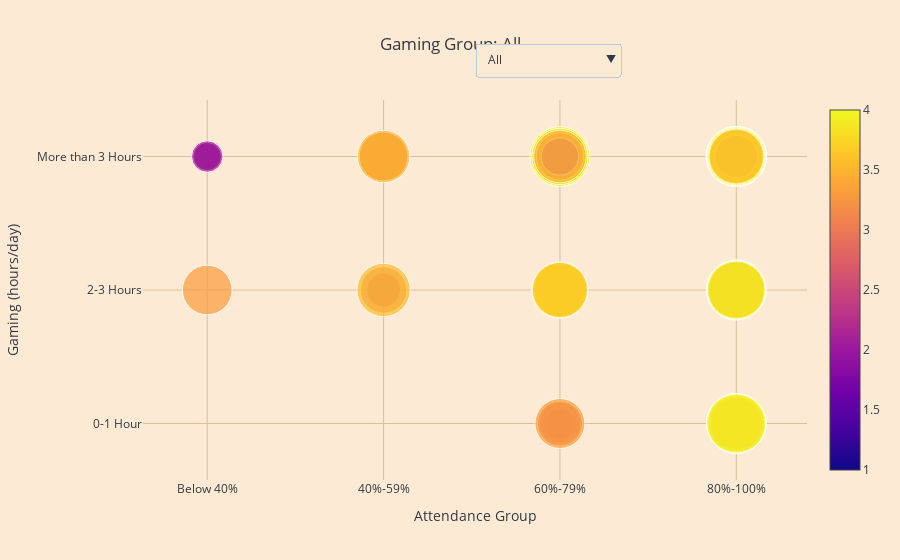

The notebook cell this image was saved under:
### Markdown cell above
### 3.2.3 Argument 3 voor perspectief 2: Lage aanwezigheid en veel gamen schaden studieprestaties

De bubble chart toont het verband tussen dagelijkse gametijd, schoolaanweziheid en cijfers (CGPA). Hieruit blijkt duidelijk dat meer gamen samenhangt met lagere studieprestaties.

### Code cell
%run InfoVisualisation6.ipynb

### Figure 1 — Plotly figure (JSON) as saved in the notebook; plotly's stock layout.template omitted (floating-point values rounded to 4 significant figures; data arrays with more than 128 entries replaced by an {"elided": "..."} marker saying what was removed)
{"data": [{"hoverinfo": "skip", "marker": {"color": {"elided": "493 float values"}, "colorscale": [[0, "#0d0887"], [0.1111, "#46039f"], [0.2222, "#7201a8"], [0.3333, "#9c179e"], [0.4444, "#bd3786"], [0.5556, "#d8576b"], [0.6667, "#ed7953"], [0.7778, "#fb9f3a"], [0.8889, "#fdca26"], [1, "#f0f921"]], "showscale": true, "size": {"elided": "493 float values"}}, "mode": "markers", "name": "All", "text": {"elided": "493 str values"}, "type": "scatter", "visible": true, "x": {"elided": "493 str values"}, "y": {"elided": "493 str values"}}, {"hoverinfo": "skip", "marker": {"color": {"elided": "302 float values"}, "colorscale": [[0, "#0d0887"], [0.1111, "#46039f"], [0.2222, "#7201a8"], [0.3333, "#9c179e"], [0.4444, "#bd3786"], [0.5556, "#d8576b"], [0.6667, "#ed7953"], [0.7778, "#fb9f3a"], [0.8889, "#fdca26"], [1, "#f0f921"]], "showscale": true, "size": {"elided": "302 float values"}}, "mode": "markers", "name": "More than 3 Hours", "text": {"elided": "302 str values"}, "type": "scatter", "visible": false, "x": {"elided": "302 str values"}, "y": {"elided": "302 str values"}}, {"hoverinfo": "skip", "marker": {"color": {"elided": "141 float values"}, "colorscale": [[0, "#0d0887"], [0.1111, "#46039f"], [0.2222, "#7201a8"], [0.3333, "#9c179e"], [0.4444, "#bd3786"], [0.5556, "#d8576b"], [0.6667, "#ed7953"], [0.7778, "#fb9f3a"], [0.8889, "#fdca26"], [1, "#f0f921"]], "showscale": true, "size": {"elided": "141 float values"}}, "mode": "markers", "name": "2-3 Hours", "text": {"elided": "141 str values"}, "type": "scatter", "visible": false, "x": {"elided": "141 str values"}, "y": {"elided": "141 str values"}}, {"hoverinfo": "skip", "marker": {"color": [3.35, 3.467, 1.8, 2.0, 2.5, 2.79, 3.0, 3.11, 3.39, 3.5, 3.5, 3.54, 3.65, 3.65, 3.78, 3.78, 3.8, 3.8, 3.84, 3.87, 3.88, 3.88, 3.88, 3.88, 3.88, 3.88, 3.93, 3.94, 3.94, 3.94, 3.94, 3.94, 3.94, 3.94, 3.94, 3.94, 3.94, 3.94, 3.94, 3.94, 3.95, 4.0, 3.33, 3.6, 3.8, 3.17, 3.5, 3.5, 3.78, 3.94], "colorscale": [[0, "#0d0887"], [0.1111, "#46039f"], [0.2222, "#7201a8"], [0.3333, "#9c179e"], [0.4444, "#bd3786"], [0.5556, "#d8576b"], [0.6667, "#ed7953"], [0.7778, "#fb9f3a"], [0.8889, "#fdca26"], [1, "#f0f921"]], "showscale": true, "size": [50.25, 52.01, 27.0, 30.0, 37.5, 41.85, 45.0, 46.65, 50.85, 52.5, 52.5, 53.1, 54.75, 54.75, 56.7, 56.7, 57.0, 57.0, 57.6, 58.05, 58.2, 58.2, 58.2, 58.2, 58.2, 58.2, 58.95, 59.1, 59.1, 59.1, 59.1, 59.1, 59.1, 59.1, 59.1, 59.1, 59.1, 59.1, 59.1, 59.1, 59.25, 60.0, 49.95, 54.0, 57.0, 47.55, 52.5, 52.5, 56.7, 59.1]}, "mode": "markers", "name": "0-1 Hour", "text": ["Attendance: 80%-100%<br>CGPA: 3.35", "Attendance: 80%-100%<br>CGPA: 3.47", "Attendance: 80%-100%<br>CGPA: 1.80", "Attendance: 60%-79%<br>CGPA: 2.00", "Attendance: 80%-100%<br>CGPA: 2.50", "Attendance: 60%-79%<br>CGPA: 2.79", "Attendance: 60%-79%<br>CGPA: 3.00", "Attendance: 80%-100%<br>CGPA: 3.11", "Attendance: 80%-100%<br>CGPA: 3.39", "Attendance: 80%-100%<br>CGPA: 3.50", "Attendance: 80%-100%<br>CGPA: 3.50", "Attendance: 80%-100%<br>CGPA: 3.54", "Attendance: 80%-100%<br>CGPA: 3.65", "Attendance: 80%-100%<br>CGPA: 3.65", "Attendance: 80%-100%<br>CGPA: 3.78", "Attendance: 80%-100%<br>CGPA: 3.78", "Attendance: 80%-100%<br>CGPA: 3.80", "Attendance: 80%-100%<br>CGPA: 3.80", "Attendance: 80%-100%<br>CGPA: 3.84", "Attendance: 80%-100%<br>CGPA: 3.87", "Attendance: 80%-100%<br>CGPA: 3.88", "Attendance: 80%-100%<br>CGPA: 3.88", "Attendance: 80%-100%<br>CGPA: 3.88", "Attendance: 80%-100%<br>CGPA: 3.88", "Attendance: 80%-100%<br>CGPA: 3.88", "Attendance: 80%-100%<br>CGPA: 3.88", "Attendance: 80%-100%<br>CGPA: 3.93", "Attendance: 80%-100%<br>CGPA: 3.94", "Attendance: 80%-100%<br>CGPA: 3.94", "Attendance: 80%-100%<br>CGPA: 3.94", "Attendance: 80%-100%<br>CGPA: 3.94", "Attendance: 80%-100%<br>CGPA: 3.94", "Attendance: 80%-100%<br>CGPA: 3.94", "Attendance: 80%-100%<br>CGPA: 3.94", "Attendance: 80%-100%<br>CGPA: 3.94", "Attendance: 80%-100%<br>CGPA: 3.94", "Attendance: 80%-100%<br>CGPA: 3.94", "Attendance: 80%-100%<br>CGPA: 3.94", "Attendance: 80%-100%<br>CGPA: 3.94", "Attendance: 80%-100%<br>CGPA: 3.94", "Attendance: 80%-100%<br>CGPA: 3.95", "Attendance: 80%-100%<br>CGPA: 4.00", "Attendance: 60%-79%<br>CGPA: 3.33", "Attendance: 80%-100%<br>CGPA: 3.60", "Attendance: 80%-100%<br>CGPA: 3.80", "Attendance: 80%-100%<br>CGPA: 3.17", "Attendance: 80%-100%<br>CGPA: 3.50", "Attendance: 80%-100%<br>CGPA: 3.50", "Attendance: 80%-100%<br>CGPA: 3.78", "Attendance: 80%-100%<br>CGPA: 3.94"], "type": "scatter", "visible": false, "x": ["80%-100%", "80%-100%", "80%-100%", "60%-79%", "80%-100%", "60%-79%", "60%-79%", "80%-100%", "80%-100%", "80%-100%", "80%-100%", "80%-100%", "80%-100%", "80%-100%", "80%-100%", "80%-100%", "80%-100%", "80%-100%", "80%-100%", "80%-100%", "80%-100%", "80%-100%", "80%-100%", "80%-100%", "80%-100%", "80%-100%", "80%-100%", "80%-100%", "80%-100%", "80%-100%", "80%-100%", "80%-100%", "80%-100%", "80%-100%", "80%-100%", "80%-100%", "80%-100%", "80%-100%", "80%-100%", "80%-100%", "80%-100%", "80%-100%", "60%-79%", "80%-100%", "80%-100%", "80%-100%", "80%-100%", "80%-100%", "80%-100%", "80%-100%"], "y": ["0-1 Hour", "0-1 Hour", "0-1 Hour", "0-1 Hour", "0-1 Hour", "0-1 Hour", "0-1 Hour", "0-1 Hour", "0-1 Hour", "0-1 Hour", "0-1 Hour", "0-1 Hour", "0-1 Hour", "0-1 Hour", "0-1 Hour", "0-1 Hour", "0-1 Hour", "0-1 Hour", "0-1 Hour", "0-1 Hour", "0-1 Hour", "0-1 Hour", "0-1 Hour", "0-1 Hour", "0-1 Hour", "0-1 Hour", "0-1 Hour", "0-1 Hour", "0-1 Hour", "0-1 Hour", "0-1 Hour", "0-1 Hour", "0-1 Hour", "0-1 Hour", "0-1 Hour", "0-1 Hour", "0-1 Hour", "0-1 Hour", "0-1 Hour", "0-1 Hour", "0-1 Hour", "0-1 Hour", "0-1 Hour", "0-1 Hour", "0-1 Hour", "0-1 Hour", "0-1 Hour", "0-1 Hour", "0-1 Hour", "0-1 Hour"]}], "layout": {"autosize": true, "margin": {"t": 100}, "title": {"text": "Gaming Group: All"}, "updatemenus": [{"buttons": [{"args": [{"visible": [true, false, false, false]}, {"title": "Gaming Group: All"}], "label": "All", "method": "update"}, {"args": [{"visible": [false, true, false, false]}, {"title": "Gaming Group: More than 3 Hours"}], "label": "More than 3 Hours", "method": "update"}, {"args": [{"visible": [false, false, true, false]}, {"title": "Gaming Group: 2-3 Hours"}], "label": "2-3 Hours", "method": "update"}, {"args": [{"visible": [false, false, false, true]}, {"title": "Gaming Group: 0-1 Hour"}], "label": "0-1 Hour", "method": "update"}], "direction": "down", "showactive": true, "x": 0.5, "xanchor": "left", "y": 1.15, "yanchor": "top"}], "xaxis": {"autorange": true, "categoryarray": ["Below 40%", "40%-59%", "60%-79%", "80%-100%"], "categoryorder": "array", "range": [-0.3162, 3.344], "title": {"text": "Attendance Group"}, "type": "category"}, "yaxis": {"autorange": true, "categoryarray": ["0-1 Hour", "2-3 Hours", "More than 3 Hours"], "categoryorder": "array", "range": [-0.3861, 2.386], "title": {"text": "Gaming (hours/day)"}, "type": "category"}}}
